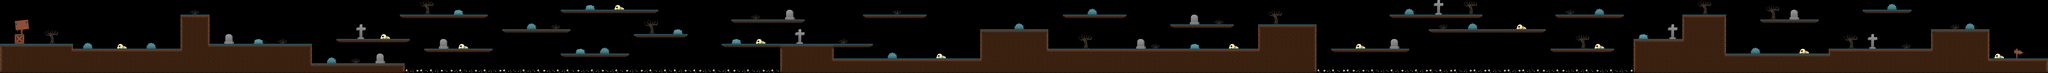

A 2D game scene composited from a Tiled map and its tileset images. What follows is a short description and the map's XML, with each tile layer's data collapsed to a summary:
An orthogonal 420x15 tile map with 32x32 px tiles, 2 tile layers (suelo, objetos), 2 hidden layers not drawn, 3 tilesets and 37 objects (terreno 1, terreno 2, terreno 3, terreno 4, terreno 5, ...).

<map version="1.5" tiledversion="2021.03.23" orientation="orthogonal" renderorder="right-down" width="420" height="15" tilewidth="32" tileheight="32" infinite="0" nextlayerid="7" nextobjectid="40">
 <tileset firstgid="1" source="objetos.tsx" />
 <tileset firstgid="65" source="tiles.tsx" />
 <tileset firstgid="97" source="fondo1.tsx" />
 <layer id="1" name="fondo" width="420" height="15" visible="0" opacity="0.9">
  <data>[6300 cells, 6300 non-empty, 300 distinct tile ids]</data>
 </layer>
 <layer id="2" name="suelo" width="420" height="15">
  <data>[6300 cells, 1994 non-empty, 20 distinct tile ids]</data>
 </layer>
 <layer id="3" name="objetos" width="420" height="15">
  <data>[6300 cells, 323 non-empty, 50 distinct tile ids]</data>
 </layer>
 <layer id="6" name="huesos" width="420" height="15" visible="0">
  <data>[6300 cells, 280 non-empty, 4 distinct tile ids]</data>
 </layer>
 <objectgroup id="5" name="terreno">
  <object id="1" name="terreno 1" x="1.0303" y="286.848" width="479.667" height="194.97" />
  <object id="2" name="terreno 2" x="481.697" y="321.152" width="702.091" height="160.667" />
  <object id="3" name="terreno 3" x="1184.73" y="98" width="190.939" height="382.727" />
  <object id="5" name="terreno 4" x="1375.64" y="287.97" width="672.758" height="192.758" />
  <object id="6" name="terreno 5" x="2049.39" y="418.182" width="608.091" height="61.5758" />
  <object id="7" name="terreno 6" x="4737.09" y="288.848" width="990.606" height="20.2424" />
  <object id="8" name="terreno 7" x="5121.21" y="309.697" width="351.091" height="172.121" />
  <object id="9" name="terreno 8" x="5471.64" y="384.242" width="961.333" height="95.5152" />
  <object id="10" name="terreno 9" x="6433.33" y="192.606" width="447.697" height="286.182" />
  <object id="11" name="terreno 10" x="6881.7" y="321.212" width="1375.88" height="157.576" />
  <object id="12" name="terreno 11" x="8257.58" y="160.909" width="381.818" height="320.909" />
  <object id="13" name="terreno 12" x="10719.6" y="256.182" width="318.788" height="222.242" />
  <object id="14" name="terreno 13" x="11039.4" y="96.2424" width="287.879" height="382.545" />
  <object id="15" name="terreno 14" x="11327.3" y="352.485" width="672.727" height="126.303" />
  <object id="16" name="terreno 15" x="12000.3" y="320.909" width="671.333" height="157.879" />
  <object id="17" name="terreno 16" x="12672.7" y="190.909" width="383.515" height="288.909" />
  <object id="18" name="terreno 17" x="13056.2" y="384.545" width="383.758" height="95.2121" />
  <object id="19" name="huesos 1" x="2660.45" y="455.576" width="2458.88" height="26.2424" />
  <object id="20" name="huesos 2" x="8639.88" y="455.939" width="2077.94" height="25.5152" />
  <object id="21" name="isla 1" x="2207.88" y="257.424" width="479.03" height="21.4848" />
  <object id="22" name="isla 2" x="2625.94" y="96.9091" width="574.121" height="22.3636" />
  <object id="23" name="isla 3" x="2785.58" y="320.909" width="445.848" height="23.6667" />
  <object id="24" name="isla 4" x="3296.03" y="191.848" width="446.394" height="24.3636" />
  <object id="25" name="isla 5" x="3679.73" y="353.333" width="449.303" height="22.5152" />
  <object id="26" name="isla 6" x="3679.45" y="64.5758" width="641.212" height="23.3636" />
  <object id="27" name="isla 7" x="4160.48" y="223.818" width="352.424" height="24.4242" />
  <object id="29" name="isla 8" x="4800.24" y="128.121" width="480.667" height="23.5152" />
  <object id="30" name="isla 9" x="5664.18" y="96.9697" width="415.636" height="22.2424" />
  <object id="31" name="isla 10" x="6976.24" y="95.9394" width="414.909" height="24.3636" />
  <object id="32" name="isla 11" x="7680.73" y="160.545" width="415.394" height="21.2727" />
  <object id="33" name="isla 12" x="8736.79" y="320.061" width="511.091" height="24.8485" />
  <object id="34" name="isla 13" x="9119.64" y="96.9091" width="608.727" height="23.0303" />
  <object id="35" name="isla 14" x="9376.3" y="192.121" width="766.121" height="23.0909" />
  <object id="36" name="isla 15" x="10209.3" y="95.2727" width="446.727" height="24.6667" />
  <object id="37" name="isla 16" x="10176.2" y="321.152" width="415.879" height="21.2727" />
  <object id="38" name="isla 17" x="11552.8" y="129.152" width="382.606" height="22.1212" />
  <object id="39" name="isla 18" x="12223.1" y="63.9394" width="319.576" height="23.4545" />
 </objectgroup>
</map>
